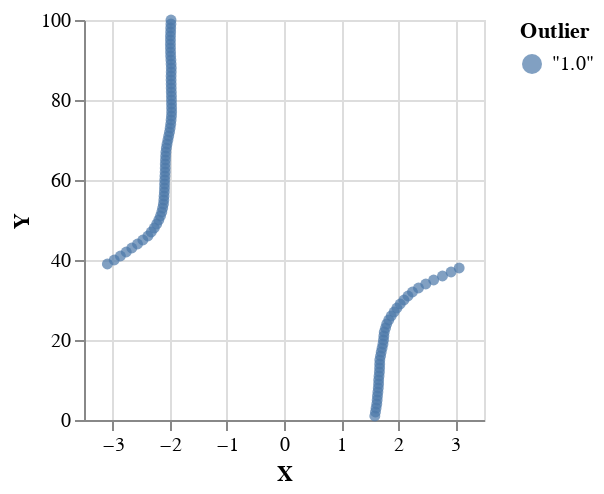

The notebook cell saved with this chart:
### Code cell
:t observations
plotVega ( zip (zip observations ([1.0..])) $ Prelude.repeat $ T.pack "1.0")

### Figure 1 — Vega-Lite specification as saved in the notebook (floating-point values rounded to 4 significant figures)
{"$schema": "https://vega.github.io/schema/vega-lite/v4.json", "data": {"values": [{"Outlier": "\"1.0\"", "X": 1.589, "Y": 1}, {"Outlier": "\"1.0\"", "X": 1.601, "Y": 2}, {"Outlier": "\"1.0\"", "X": 1.612, "Y": 3}, {"Outlier": "\"1.0\"", "X": 1.623, "Y": 4}, {"Outlier": "\"1.0\"", "X": 1.631, "Y": 5}, {"Outlier": "\"1.0\"", "X": 1.636, "Y": 6}, {"Outlier": "\"1.0\"", "X": 1.643, "Y": 7}, {"Outlier": "\"1.0\"", "X": 1.65, "Y": 8}, {"Outlier": "\"1.0\"", "X": 1.655, "Y": 9}, {"Outlier": "\"1.0\"", "X": 1.656, "Y": 10}, {"Outlier": "\"1.0\"", "X": 1.663, "Y": 11}, {"Outlier": "\"1.0\"", "X": 1.669, "Y": 12}, {"Outlier": "\"1.0\"", "X": 1.673, "Y": 13}, {"Outlier": "\"1.0\"", "X": 1.675, "Y": 14}, {"Outlier": "\"1.0\"", "X": 1.676, "Y": 15}, {"Outlier": "\"1.0\"", "X": 1.69, "Y": 16}, {"Outlier": "\"1.0\"", "X": 1.701, "Y": 17}, {"Outlier": "\"1.0\"", "X": 1.717, "Y": 18}, {"Outlier": "\"1.0\"", "X": 1.732, "Y": 19}, {"Outlier": "\"1.0\"", "X": 1.741, "Y": 20}, {"Outlier": "\"1.0\"", "X": 1.747, "Y": 21}, {"Outlier": "\"1.0\"", "X": 1.755, "Y": 22}, {"Outlier": "\"1.0\"", "X": 1.777, "Y": 23}, {"Outlier": "\"1.0\"", "X": 1.797, "Y": 24}, {"Outlier": "\"1.0\"", "X": 1.833, "Y": 25}, {"Outlier": "\"1.0\"", "X": 1.876, "Y": 26}, {"Outlier": "\"1.0\"", "X": 1.927, "Y": 27}, {"Outlier": "\"1.0\"", "X": 1.976, "Y": 28}, {"Outlier": "\"1.0\"", "X": 2.033, "Y": 29}, {"Outlier": "\"1.0\"", "X": 2.099, "Y": 30}, {"Outlier": "\"1.0\"", "X": 2.17, "Y": 31}, {"Outlier": "\"1.0\"", "X": 2.248, "Y": 32}, {"Outlier": "\"1.0\"", "X": 2.353, "Y": 33}, {"Outlier": "\"1.0\"", "X": 2.481, "Y": 34}, {"Outlier": "\"1.0\"", "X": 2.619, "Y": 35}, {"Outlier": "\"1.0\"", "X": 2.773, "Y": 36}, {"Outlier": "\"1.0\"", "X": 2.924, "Y": 37}, {"Outlier": "\"1.0\"", "X": 3.065, "Y": 38}, {"Outlier": "\"1.0\"", "X": -3.091, "Y": 39}, {"Outlier": "\"1.0\"", "X": -2.971, "Y": 40}, {"Outlier": "\"1.0\"", "X": -2.863, "Y": 41}, {"Outlier": "\"1.0\"", "X": -2.761, "Y": 42}, {"Outlier": "\"1.0\"", "X": -2.663, "Y": 43}, {"Outlier": "\"1.0\"", "X": -2.564, "Y": 44}, {"Outlier": "\"1.0\"", "X": -2.47, "Y": 45}, {"Outlier": "\"1.0\"", "X": -2.381, "Y": 46}, {"Outlier": "\"1.0\"", "X": -2.323, "Y": 47}, {"Outlier": "\"1.0\"", "X": -2.27, "Y": 48}, {"Outlier": "\"1.0\"", "X": -2.227, "Y": 49}, {"Outlier": "\"1.0\"", "X": -2.191, "Y": 50}, {"Outlier": "\"1.0\"", "X": -2.162, "Y": 51}, {"Outlier": "\"1.0\"", "X": -2.139, "Y": 52}, {"Outlier": "\"1.0\"", "X": -2.123, "Y": 53}, {"Outlier": "\"1.0\"", "X": -2.11, "Y": 54}, {"Outlier": "\"1.0\"", "X": -2.103, "Y": 55}, {"Outlier": "\"1.0\"", "X": -2.099, "Y": 56}, {"Outlier": "\"1.0\"", "X": -2.094, "Y": 57}, {"Outlier": "\"1.0\"", "X": -2.091, "Y": 58}, {"Outlier": "\"1.0\"", "X": -2.089, "Y": 59}, {"Outlier": "\"1.0\"", "X": -2.087, "Y": 60}, {"Outlier": "\"1.0\"", "X": -2.083, "Y": 61}, {"Outlier": "\"1.0\"", "X": -2.079, "Y": 62}, {"Outlier": "\"1.0\"", "X": -2.078, "Y": 63}, {"Outlier": "\"1.0\"", "X": -2.077, "Y": 64}, {"Outlier": "\"1.0\"", "X": -2.074, "Y": 65}, {"Outlier": "\"1.0\"", "X": -2.071, "Y": 66}, {"Outlier": "\"1.0\"", "X": -2.067, "Y": 67}, {"Outlier": "\"1.0\"", "X": -2.059, "Y": 68}, {"Outlier": "\"1.0\"", "X": -2.047, "Y": 69}, {"Outlier": "\"1.0\"", "X": -2.031, "Y": 70}, {"Outlier": "\"1.0\"", "X": -2.017, "Y": 71}, {"Outlier": "\"1.0\"", "X": -2.003, "Y": 72}, {"Outlier": "\"1.0\"", "X": -1.993, "Y": 73}, {"Outlier": "\"1.0\"", "X": -1.982, "Y": 74}, {"Outlier": "\"1.0\"", "X": -1.976, "Y": 75}, {"Outlier": "\"1.0\"", "X": -1.969, "Y": 76}, {"Outlier": "\"1.0\"", "X": -1.966, "Y": 77}, {"Outlier": "\"1.0\"", "X": -1.967, "Y": 78}, {"Outlier": "\"1.0\"", "X": -1.968, "Y": 79}, {"Outlier": "\"1.0\"", "X": -1.969, "Y": 80}, {"Outlier": "\"1.0\"", "X": -1.97, "Y": 81}, {"Outlier": "\"1.0\"", "X": -1.972, "Y": 82}, {"Outlier": "\"1.0\"", "X": -1.973, "Y": 83}, {"Outlier": "\"1.0\"", "X": -1.975, "Y": 84}, {"Outlier": "\"1.0\"", "X": -1.976, "Y": 85}, {"Outlier": "\"1.0\"", "X": -1.976, "Y": 86}, {"Outlier": "\"1.0\"", "X": -1.974, "Y": 87}, {"Outlier": "\"1.0\"", "X": -1.973, "Y": 88}, {"Outlier": "\"1.0\"", "X": -1.976, "Y": 89}, {"Outlier": "\"1.0\"", "X": -1.979, "Y": 90}, {"Outlier": "\"1.0\"", "X": -1.983, "Y": 91}, {"Outlier": "\"1.0\"", "X": -1.985, "Y": 92}, {"Outlier": "\"1.0\"", "X": -1.986, "Y": 93}, {"Outlier": "\"1.0\"", "X": -1.987, "Y": 94}, {"Outlier": "\"1.0\"", "X": -1.987, "Y": 95}, {"Outlier": "\"1.0\"", "X": -1.986, "Y": 96}, {"Outlier": "\"1.0\"", "X": -1.984, "Y": 97}, {"Outlier": "\"1.0\"", "X": -1.982, "Y": 98}, {"Outlier": "\"1.0\"", "X": -1.979, "Y": 99}, {"Outlier": "\"1.0\"", "X": -1.978, "Y": 100}]}, "encoding": {"color": {"field": "Outlier"}, "x": {"field": "X", "type": "quantitative"}, "y": {"field": "Y", "type": "quantitative"}}, "height": 200, "mark": "circle", "width": 200}
